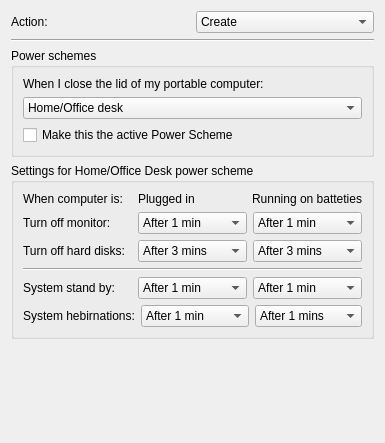
<?xml version="1.0" encoding="UTF-8"?>
<ui version="4.0">
 <class>PowerOptionsSchemeWidget</class>
 <widget class="QWidget" name="PowerOptionsSchemeWidget">
  <property name="geometry">
   <rect>
    <x>0</x>
    <y>0</y>
    <width>385</width>
    <height>443</height>
   </rect>
  </property>
  <property name="windowTitle">
   <string>Form</string>
  </property>
  <layout class="QGridLayout" name="gridLayout_3">
   <item row="3" column="0">
    <widget class="QGroupBox" name="settingGroupBox">
     <property name="title">
      <string>Settings for Home/Office Desk power scheme</string>
     </property>
     <layout class="QGridLayout" name="gridLayout_5">
      <item row="2" column="0">
       <layout class="QGridLayout" name="gridLayout_2">
        <item row="0" column="0">
         <layout class="QHBoxLayout" name="horizontalLayout_5">
          <item>
           <widget class="QLabel" name="standbyLabel">
            <property name="text">
             <string>System stand by:</string>
            </property>
            <property name="buddy">
             <cstring>standbyPlugComboBox</cstring>
            </property>
           </widget>
          </item>
          <item>
           <widget class="QComboBox" name="standbyPlugComboBox">
            <item>
             <property name="text">
              <string>After 1 min</string>
             </property>
            </item>
            <item>
             <property name="text">
              <string>After 3 mins</string>
             </property>
            </item>
            <item>
             <property name="text">
              <string>After 5 mins</string>
             </property>
            </item>
            <item>
             <property name="text">
              <string>After 10 mins</string>
             </property>
            </item>
            <item>
             <property name="text">
              <string>After 15 mins</string>
             </property>
            </item>
            <item>
             <property name="text">
              <string>After 20 mins</string>
             </property>
            </item>
            <item>
             <property name="text">
              <string>After 25 mins</string>
             </property>
            </item>
            <item>
             <property name="text">
              <string>After 30 mins</string>
             </property>
            </item>
            <item>
             <property name="text">
              <string>After 45 mins</string>
             </property>
            </item>
            <item>
             <property name="text">
              <string>After 1 hour</string>
             </property>
            </item>
            <item>
             <property name="text">
              <string>After 2 hours</string>
             </property>
            </item>
            <item>
             <property name="text">
              <string>After 3 hours</string>
             </property>
            </item>
            <item>
             <property name="text">
              <string>After 4 hours</string>
             </property>
            </item>
            <item>
             <property name="text">
              <string>After 5 hours</string>
             </property>
            </item>
            <item>
             <property name="text">
              <string>Never</string>
             </property>
            </item>
           </widget>
          </item>
          <item>
           <widget class="QComboBox" name="standbyButterycomboBox">
            <item>
             <property name="text">
              <string>After 1 min</string>
             </property>
            </item>
            <item>
             <property name="text">
              <string>After 3 mins</string>
             </property>
            </item>
            <item>
             <property name="text">
              <string>After 5 mins</string>
             </property>
            </item>
            <item>
             <property name="text">
              <string>After 10 mins</string>
             </property>
            </item>
            <item>
             <property name="text">
              <string>After 15 mins</string>
             </property>
            </item>
            <item>
             <property name="text">
              <string>After 20 mins</string>
             </property>
            </item>
            <item>
             <property name="text">
              <string>After 25 mins</string>
             </property>
            </item>
            <item>
             <property name="text">
              <string>After 30 mins</string>
             </property>
            </item>
            <item>
             <property name="text">
              <string>After 45 mins</string>
             </property>
            </item>
            <item>
             <property name="text">
              <string>After 1 hour</string>
             </property>
            </item>
            <item>
             <property name="text">
              <string>After 2 hours</string>
             </property>
            </item>
            <item>
             <property name="text">
              <string>After 3 hours</string>
             </property>
            </item>
            <item>
             <property name="text">
              <string>After 4 hours</string>
             </property>
            </item>
            <item>
             <property name="text">
              <string>After 5 hours</string>
             </property>
            </item>
            <item>
             <property name="text">
              <string>Never</string>
             </property>
            </item>
           </widget>
          </item>
         </layout>
        </item>
        <item row="1" column="0">
         <layout class="QHBoxLayout" name="horizontalLayout_6">
          <item>
           <widget class="QLabel" name="hiberLabel">
            <property name="text">
             <string>System hebirnations:</string>
            </property>
            <property name="buddy">
             <cstring>hiberPlugComboBox</cstring>
            </property>
           </widget>
          </item>
          <item>
           <widget class="QComboBox" name="hiberPlugComboBox">
            <item>
             <property name="text">
              <string>After 1 min</string>
             </property>
            </item>
            <item>
             <property name="text">
              <string>After 3 mins</string>
             </property>
            </item>
            <item>
             <property name="text">
              <string>After 5 mins</string>
             </property>
            </item>
            <item>
             <property name="text">
              <string>After 10 mins</string>
             </property>
            </item>
            <item>
             <property name="text">
              <string>After 15 mins</string>
             </property>
            </item>
            <item>
             <property name="text">
              <string>After 20 mins</string>
             </property>
            </item>
            <item>
             <property name="text">
              <string>After 25 mins</string>
             </property>
            </item>
            <item>
             <property name="text">
              <string>After 30 mins</string>
             </property>
            </item>
            <item>
             <property name="text">
              <string>After 45 mins</string>
             </property>
            </item>
            <item>
             <property name="text">
              <string>After 1 hour</string>
             </property>
            </item>
            <item>
             <property name="text">
              <string>After 2 hours</string>
             </property>
            </item>
            <item>
             <property name="text">
              <string>After 3 hours</string>
             </property>
            </item>
            <item>
             <property name="text">
              <string>After 4 hours</string>
             </property>
            </item>
            <item>
             <property name="text">
              <string>After 5 hours</string>
             </property>
            </item>
            <item>
             <property name="text">
              <string>Never</string>
             </property>
            </item>
           </widget>
          </item>
          <item>
           <widget class="QComboBox" name="hiberButteryComboBox">
            <item>
             <property name="text">
              <string>After 1 mins</string>
             </property>
            </item>
            <item>
             <property name="text">
              <string>After 3 mins</string>
             </property>
            </item>
            <item>
             <property name="text">
              <string>After 5 mins</string>
             </property>
            </item>
            <item>
             <property name="text">
              <string>After 10 mins</string>
             </property>
            </item>
            <item>
             <property name="text">
              <string>After 15 mins</string>
             </property>
            </item>
            <item>
             <property name="text">
              <string>After 20 mins</string>
             </property>
            </item>
            <item>
             <property name="text">
              <string>After 25 mins</string>
             </property>
            </item>
            <item>
             <property name="text">
              <string>After 30 mins</string>
             </property>
            </item>
            <item>
             <property name="text">
              <string>After 45 mins</string>
             </property>
            </item>
            <item>
             <property name="text">
              <string>After 1 hour</string>
             </property>
            </item>
            <item>
             <property name="text">
              <string>After 2 hours</string>
             </property>
            </item>
            <item>
             <property name="text">
              <string>After 3 hours</string>
             </property>
            </item>
            <item>
             <property name="text">
              <string>After 4 hours</string>
             </property>
            </item>
            <item>
             <property name="text">
              <string>After 5 hours</string>
             </property>
            </item>
            <item>
             <property name="text">
              <string>Never</string>
             </property>
            </item>
           </widget>
          </item>
         </layout>
        </item>
       </layout>
      </item>
      <item row="1" column="0">
       <widget class="Line" name="line_2">
        <property name="orientation">
         <enum>Qt::Horizontal</enum>
        </property>
       </widget>
      </item>
      <item row="0" column="0">
       <layout class="QGridLayout" name="gridLayout">
        <item row="0" column="0">
         <layout class="QHBoxLayout" name="horizontalLayout">
          <item>
           <widget class="QLabel" name="whenLabel">
            <property name="text">
             <string>When computer is:</string>
            </property>
           </widget>
          </item>
          <item>
           <widget class="QLabel" name="pluggedLabel">
            <property name="text">
             <string>Plugged in</string>
            </property>
           </widget>
          </item>
          <item>
           <widget class="QLabel" name="butteryLabel">
            <property name="text">
             <string>Running on batteties</string>
            </property>
           </widget>
          </item>
         </layout>
        </item>
        <item row="1" column="0">
         <layout class="QHBoxLayout" name="horizontalLayout_2">
          <item>
           <widget class="QLabel" name="monitorLabel">
            <property name="text">
             <string>Turn off monitor:</string>
            </property>
            <property name="buddy">
             <cstring>monitorPlugComboBox</cstring>
            </property>
           </widget>
          </item>
          <item>
           <widget class="QComboBox" name="monitorPlugComboBox">
            <item>
             <property name="text">
              <string>After 1 min</string>
             </property>
            </item>
            <item>
             <property name="text">
              <string>After 3 mins</string>
             </property>
            </item>
            <item>
             <property name="text">
              <string>After 5 mins</string>
             </property>
            </item>
            <item>
             <property name="text">
              <string>After 10 mins</string>
             </property>
            </item>
            <item>
             <property name="text">
              <string>After 15 mins</string>
             </property>
            </item>
            <item>
             <property name="text">
              <string>After 20 mins</string>
             </property>
            </item>
            <item>
             <property name="text">
              <string>After 25 mins</string>
             </property>
            </item>
            <item>
             <property name="text">
              <string>After 30 mins</string>
             </property>
            </item>
            <item>
             <property name="text">
              <string>After 45 mins</string>
             </property>
            </item>
            <item>
             <property name="text">
              <string>After 1 hour</string>
             </property>
            </item>
            <item>
             <property name="text">
              <string>After 2 hours</string>
             </property>
            </item>
            <item>
             <property name="text">
              <string>After 3 hours</string>
             </property>
            </item>
            <item>
             <property name="text">
              <string>After 4 hours</string>
             </property>
            </item>
            <item>
             <property name="text">
              <string>After 5 hours</string>
             </property>
            </item>
            <item>
             <property name="text">
              <string>Never</string>
             </property>
            </item>
           </widget>
          </item>
          <item>
           <widget class="QComboBox" name="batteryComboBox">
            <item>
             <property name="text">
              <string>After 1 min</string>
             </property>
            </item>
            <item>
             <property name="text">
              <string>After 3 mins</string>
             </property>
            </item>
            <item>
             <property name="text">
              <string>After 5 mins</string>
             </property>
            </item>
            <item>
             <property name="text">
              <string>After 10 mins</string>
             </property>
            </item>
            <item>
             <property name="text">
              <string>After 15 mins</string>
             </property>
            </item>
            <item>
             <property name="text">
              <string>After 20 mins</string>
             </property>
            </item>
            <item>
             <property name="text">
              <string>After 25 mins</string>
             </property>
            </item>
            <item>
             <property name="text">
              <string>After 30 mins</string>
             </property>
            </item>
            <item>
             <property name="text">
              <string>After 45 mins</string>
             </property>
            </item>
            <item>
             <property name="text">
              <string>After 1 hour</string>
             </property>
            </item>
            <item>
             <property name="text">
              <string>After 2 hours</string>
             </property>
            </item>
            <item>
             <property name="text">
              <string>After 3 hours</string>
             </property>
            </item>
            <item>
             <property name="text">
              <string>After 4 hours</string>
             </property>
            </item>
            <item>
             <property name="text">
              <string>After 5 hours</string>
             </property>
            </item>
            <item>
             <property name="text">
              <string>Never</string>
             </property>
            </item>
           </widget>
          </item>
         </layout>
        </item>
        <item row="2" column="0">
         <layout class="QHBoxLayout" name="horizontalLayout_3">
          <item>
           <widget class="QLabel" name="diskLabel">
            <property name="text">
             <string>Turn off hard disks:</string>
            </property>
            <property name="buddy">
             <cstring>diskPlugComboBox</cstring>
            </property>
           </widget>
          </item>
          <item>
           <widget class="QComboBox" name="diskPlugComboBox">
            <item>
             <property name="text">
              <string>After 3 mins</string>
             </property>
            </item>
            <item>
             <property name="text">
              <string>After 5 mins</string>
             </property>
            </item>
            <item>
             <property name="text">
              <string>After 10 mins</string>
             </property>
            </item>
            <item>
             <property name="text">
              <string>After 15 mins</string>
             </property>
            </item>
            <item>
             <property name="text">
              <string>After 20 mins</string>
             </property>
            </item>
            <item>
             <property name="text">
              <string>After 25 mins</string>
             </property>
            </item>
            <item>
             <property name="text">
              <string>After 30 mins</string>
             </property>
            </item>
            <item>
             <property name="text">
              <string>After 45 mins</string>
             </property>
            </item>
            <item>
             <property name="text">
              <string>After 1 hour</string>
             </property>
            </item>
            <item>
             <property name="text">
              <string>After 2 hours</string>
             </property>
            </item>
            <item>
             <property name="text">
              <string>After 3 hours</string>
             </property>
            </item>
            <item>
             <property name="text">
              <string>After 4 hours</string>
             </property>
            </item>
            <item>
             <property name="text">
              <string>After 5 hours</string>
             </property>
            </item>
            <item>
             <property name="text">
              <string>Never.</string>
             </property>
            </item>
           </widget>
          </item>
          <item>
           <widget class="QComboBox" name="diskButteryComboBox">
            <item>
             <property name="text">
              <string>After 3 mins</string>
             </property>
            </item>
            <item>
             <property name="text">
              <string>After 5 mins</string>
             </property>
            </item>
            <item>
             <property name="text">
              <string>After 10 mins</string>
             </property>
            </item>
            <item>
             <property name="text">
              <string>After 15 mins</string>
             </property>
            </item>
            <item>
             <property name="text">
              <string>After 20 mins</string>
             </property>
            </item>
            <item>
             <property name="text">
              <string>After 25 mins</string>
             </property>
            </item>
            <item>
             <property name="text">
              <string>After 30 mins</string>
             </property>
            </item>
            <item>
             <property name="text">
              <string>After 45 mins</string>
             </property>
            </item>
            <item>
             <property name="text">
              <string>After 1 hours</string>
             </property>
            </item>
            <item>
             <property name="text">
              <string>After 2 hours</string>
             </property>
            </item>
            <item>
             <property name="text">
              <string>After 3 hours</string>
             </property>
            </item>
            <item>
             <property name="text">
              <string>After 4 hours</string>
             </property>
            </item>
            <item>
             <property name="text">
              <string>After 5 hours</string>
             </property>
            </item>
            <item>
             <property name="text">
              <string>Never</string>
             </property>
            </item>
           </widget>
          </item>
         </layout>
        </item>
       </layout>
      </item>
     </layout>
    </widget>
   </item>
   <item row="1" column="0">
    <widget class="Line" name="line">
     <property name="font">
      <font>
       <family>Sans Serif</family>
       <pointsize>9</pointsize>
      </font>
     </property>
     <property name="orientation">
      <enum>Qt::Horizontal</enum>
     </property>
    </widget>
   </item>
   <item row="4" column="0">
    <spacer name="verticalSpacer">
     <property name="orientation">
      <enum>Qt::Vertical</enum>
     </property>
     <property name="sizeType">
      <enum>QSizePolicy::Expanding</enum>
     </property>
     <property name="sizeHint" stdset="0">
      <size>
       <width>20</width>
       <height>10</height>
      </size>
     </property>
    </spacer>
   </item>
   <item row="2" column="0">
    <widget class="QGroupBox" name="powerGroupBox">
     <property name="title">
      <string>Power schemes</string>
     </property>
     <layout class="QGridLayout" name="gridLayout_4">
      <item row="0" column="0">
       <layout class="QVBoxLayout" name="verticalLayout">
        <item>
         <widget class="QLabel" name="closeLidLabel">
          <property name="text">
           <string>When I close the lid of my portable computer:</string>
          </property>
          <property name="buddy">
           <cstring>closeLidcomboBox</cstring>
          </property>
         </widget>
        </item>
        <item>
         <widget class="QComboBox" name="closeLidcomboBox">
          <property name="currentIndex">
           <number>0</number>
          </property>
          <item>
           <property name="text">
            <string>Home/Office desk</string>
           </property>
          </item>
          <item>
           <property name="text">
            <string>Portable/Laptop</string>
           </property>
          </item>
          <item>
           <property name="text">
            <string>Presentation</string>
           </property>
          </item>
          <item>
           <property name="text">
            <string>Always On</string>
           </property>
          </item>
          <item>
           <property name="text">
            <string>Minomal Power Management</string>
           </property>
          </item>
          <item>
           <property name="text">
            <string>Max Battery</string>
           </property>
          </item>
         </widget>
        </item>
       </layout>
      </item>
      <item row="1" column="0">
       <widget class="QCheckBox" name="makeCheckBox">
        <property name="text">
         <string>Make this the active Power Scheme</string>
        </property>
       </widget>
      </item>
     </layout>
    </widget>
   </item>
   <item row="0" column="0">
    <layout class="QHBoxLayout" name="horizontalLayout_4">
     <item>
      <widget class="QLabel" name="actionLabel">
       <property name="text">
        <string>Action:</string>
       </property>
       <property name="buddy">
        <cstring>actionComboBox</cstring>
       </property>
      </widget>
     </item>
     <item>
      <widget class="QComboBox" name="actionComboBox">
       <property name="currentText">
        <string>Create</string>
       </property>
       <item>
        <property name="text">
         <string>Create</string>
        </property>
       </item>
       <item>
        <property name="text">
         <string>Replace</string>
        </property>
       </item>
       <item>
        <property name="text">
         <string>Update</string>
        </property>
       </item>
       <item>
        <property name="text">
         <string>Delete</string>
        </property>
       </item>
      </widget>
     </item>
    </layout>
   </item>
  </layout>
 </widget>
 <tabstops>
  <tabstop>actionComboBox</tabstop>
  <tabstop>closeLidcomboBox</tabstop>
  <tabstop>makeCheckBox</tabstop>
  <tabstop>monitorPlugComboBox</tabstop>
  <tabstop>batteryComboBox</tabstop>
  <tabstop>diskPlugComboBox</tabstop>
  <tabstop>diskButteryComboBox</tabstop>
  <tabstop>standbyPlugComboBox</tabstop>
  <tabstop>standbyButterycomboBox</tabstop>
  <tabstop>hiberPlugComboBox</tabstop>
  <tabstop>hiberButteryComboBox</tabstop>
 </tabstops>
 <resources/>
 <connections/>
</ui>
